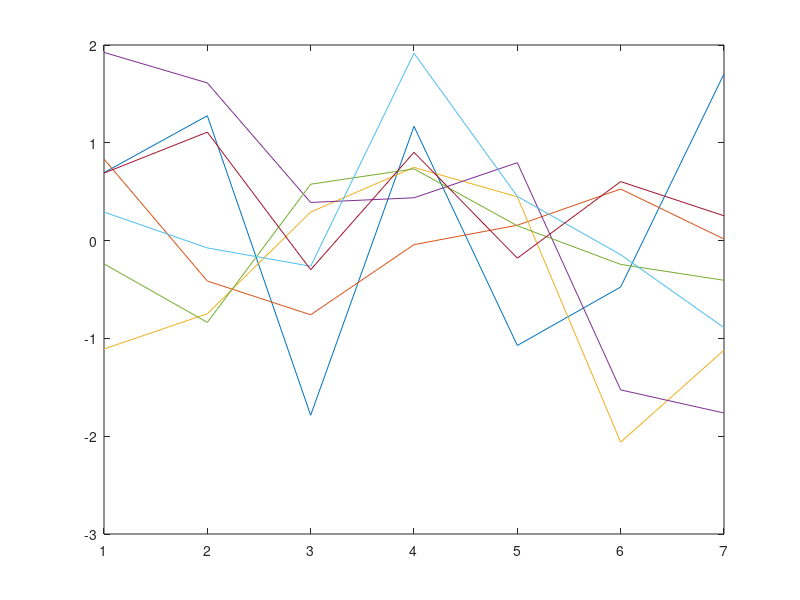

The MATLAB source for this figure: (Note: this script raises an error after producing the figure.)
clear all; close all; clc
iFig = 0;

% grab some plotting colors
h = plot(randn(7));
for i = 1:7; colors(i,:) = h(i).Color; end
close all;

%% *** Experiment Setup ***************************************************

% site names
sites = [{'Amplero'},{'Blodgett'},{'Bugac'   },{'ElSaler2'},{'ElSaler' },...
    {'Espirra'},{'FortPeck'},{'Harvard' },{'Hesse'   },{'Howlandm'},...
    {'Howard' },{'Hyytiala'},{'Kruger'  },{'Loobos'  },{'Merbleue'},...
    {'Mopane' },{'Palang'  },{'Sylvania'},{'Tumba'   },{'UniMich' }];
Nsites = length(sites);

% Models
modelNames = [ ...
    {'CABLE 2.0'}
    {'CABLE 2.0 SLI'}
    {'CHTESSEL'}
    {'COLASSiB 2.0'}
    {'ISBA SURFEX 7.3 3l'}
    {'ISBA SURFEX 7.3 dif'}
    {'JULES 3.1'}
    {'JULES 3.1 (altP)'}
    {'Manabe Bucket'}
    {'Mosaic'}
    {'Noah 2.7.1'}
    {'Noah 3.2'}
    {'Noah 3.3'}
    %          {'ORCHIDEE.trunk_r1401'}
    %          {'SUMMA.1.0.exp.01.000'}
    %          {'SUMMA.1.0.exp.01.001'}
    %          {'SUMMA.1.0.exp.01.002'}
    %          {'SUMMA.1.0.exp.01.003'}
    %          {'SUMMA.1.0.exp.01.004'}
    %          {'SUMMA.1.0.exp.01.005'}
    %          {'SUMMA.1.0.exp.01.006'}
    %          {'SUMMA.1.0.exp.01.007'}
    %          {'SUMMA.1.0.exp.01.008'}
    %          {'SUMMA.1.0.exp.01.009'}
    {'Penman Monteith'}];
Nmodels = length(modelNames);

%% *** Load Data **********************************************************

% screen report
fprintf('Loading Data ... \n'); tic;
fprintf(repmat('.',[1,Nsites]));
fprintf('\n');

% loop sites
for s = 1:Nsites
    fprintf('.');
    
    % load pals data
    fname = strcat('../data/pals_data/extracted/',sites{s},'.txt');
    pals(:,:,s) = load(fname);
    
    % load  data
    fname = strcat('../data/model_data/extracted/',sites{s},'.mat');
    data = load(fname);
    model(:,:,:,s) = data.model;
    
end % sites

% screen report
fprintf(' finished; time = %f \n',toc);

% all_data.pals = pals;
% all_data.model = model;
% save('all_data.mat','all_data','-v7.3');
% 
% load('all_data.mat');
% pals = all_data.pals;
% model = all_data.model;

%% *** Calculate Indices **************************************************

% screen report
fprintf('Calculating Indices ... \n'); tic;
fprintf(repmat('.',[1,Nsites]));
fprintf('\n');

% init storage
PE  = zeros(1,Nsites)./0;
PP  = zeros(1,Nsites)./0;
DI  = zeros(1,Nsites)./0;
TP  = zeros(1,Nsites)./0;
EE  = zeros(1,Nsites)./0;
EF  = zeros(1,Nsites)./0;
EEm = zeros(Nsites,Nmodels)./0;
EFm = zeros(Nsites,Nmodels)./0;

% aggregate to annual means
for s = 1:Nsites
    fprintf('.');
    
    % find missing values in PALS data
    Iy = find(all(~isnan(squeeze(pals(:,:,s))')))';
    if isempty(Iy); continue; end
    
    % find missing vales in model
    Im1 = find(all(~isnan(squeeze(model(Iy     ,9,:,s))')));
    Im2 = find(all(~isnan(squeeze(model(Iy(Im1),10,:,s))')));
    Iy = Iy(Im1(Im2));
    if length(Iy) < 2e4; continue; end
    
    % dryness index
    PE(s) = mean(model(Iy,10,end,s))/2454000 * 60*30 *length(Iy);
    PP(s) = sum(pals(Iy,9,s));% * 60*30;% *length(Iy);
    DI(s) = PE(s)/PP(s);
    
    % evaporative fraction
    for m = 1:Nmodels
        EEm(s,m) = nanmean(model(Iy,10,m,s))/2454000 * 60*30 *length(Iy);
        EFm(s,m) = EEm(s,m) / PP(s);
    end % models
    EE(s) = mean(pals(Iy,10,s))/2454000 * 60*30 *length(Iy);
    EF(s) = EE(s)/PP(s);
    
    % Turc-Pike
    v = 2;
    TP(s) = (1+DI(s)^-v)^(-1/v);% * PP(y,s);
    
    % regression inputs
    Ta(s) = mean(pals(Iy,5,s));
    Rn(s) = mean(pals(Iy,6,s));
        
end % sites

% screen report
fprintf(' finished; time = %f \n',toc);

%% *** Perform Regression *************************************************

% screen report
fprintf('Training Regressions ... \n'); tic;
fprintf(repmat('.',[1,Nsites]));
fprintf('\n');

clear reg LR
for s = 1:Nsites
    fprintf('.');
    
    % grab loo training/testing data
    S = 1:Nsites; S(S == s) = [];
    di = DI(S); pp = PP(S); pe = PE(S); ta = Ta(S); rn = Rn(S); ef = EF(S); tp = TP(S);
    Xtrain = [tp(:),ta(:),pp(:),rn(:),ones(size(di(:)))];
    Ytrain = ef(:);% - tp(:);
    Xtest = [TP(s),Ta(s),PP(s),Rn(s),1];
    Ytest = EF(s);% - TP(s);
    
    % remove missing values
    Ix = find(any(isnan(Xtrain)));
    Xtrain(Ix,:) = [];
    Ytrain(Ix) = [];
    Iy = find(isnan(Ytrain));
    Xtrain(Iy,:) = [];
    Ytrain(Iy) = [];
    
    % train model
    reg(:,s) = Xtrain\Ytrain;
    
    % predict with trained model
    Ix = find(all(~isnan(Xtest)));
    LR(s) = Xtest * reg(:,s);% + TP(s);
    
end

% screen report
fprintf(' finished; time = %f \n',toc);

%% *** Calculate Bootstrap Significance ***********************************

% total number of data
assert(all(~isnan(DI)));

% number of bootstrap samples
Nboot = 1e4;

% storage
bu = zeros(Nboot,Nmodels)/0;

% loop through models
for m = 1:Nmodels
    
    % true mean
    mu(m) = abs(mean(LR) - mean(EFm(:,m)));
    
    % total data vector
    comb = cat(1,LR',EFm(:,m));
    
    % bootstrap means
    for b = 1:Nboot
        
        % sample with replacement
        S = datasample(1:length(comb),length(comb));
        S1 = comb(S(1:length(comb)/2));
        S2 = comb(S(length(comb)/2+1:end));
        
        % bootstrap mean
        bu(b,m) = abs(mean(S1) - mean(S2));
        
    end % bootstrap
    
    % calculate significance
    pValue(2+m) = length(find(bu(:,m)>mu(m)))/Nboot;
    
end % models

%% *** Calculate RMSEs ****************************************************

% total number of data
I = find(~isnan(DI));
Ni = length(I);

% bootstrap samples
Nboot = 1000;
for b = 1:Nboot
    
    % sample with replcement
    S = datasample(1:Ni,Ni);
    
    % calculte RMSEs
    RMSE.TP(b) = rmse(TP(I(S))',EF(I(S))');
    RMSE.LR(b) = rmse(LR(I(S))',EF(I(S))');
    for m = 1:Nmodels
        efm = squeeze(EFm(:,m));
        RMSE.model(m,b) = rmse(efm(I(S)),EF(I(S))');
    end
    
    % calculte MAEs
    MAE.TP(b) = mae(TP(I(S))',EF(I(S))');
    MAE.LR(b) = mae(LR(I(S))',EF(I(S))');
    for m = 1:Nmodels
        efm = squeeze(EFm(:,m));
        MAE.model(m,b) = mae(efm(I(S)),EF(I(S))');
    end
    
end % Nboot

RMSEs = cat(1,[RMSE.TP;RMSE.LR],RMSE.model(1:end,:));
[~,rank] = sort(mean(RMSEs'));
RMSEs = RMSEs(rank,:);

MAEs = cat(1,[MAE.TP;MAE.LR],MAE.model(1:end,:));
[~,rank] = sort(mean(MAEs'));
MAEs = MAEs(rank,:);

%% *** Plot Budyko Curve **************************************************

% Turc-Pike curve
Xtp = 0:0.1:10.5;
Ytp = (1+Xtp.^-v).^(-1/v);

% initialize figure
iFig = iFig+1; figure(iFig); close(iFig); figure(iFig);
set(gcf,'color','w','position',[1000,894,1050,425]);

% plot turc-pike curve
h1 = plot(Xtp,Ytp,'-k','linewidth',0.5); hold on;
h2 = plot(DI,EF,'s','color',colors(1,:),'markersize',8,'markerfacecolor',colors(1,:));
clear h

% plot model data
for s = 1:Nsites
    h(s,:) = plot(DI(s),squeeze(EFm(s,1:end-1)),'.','color',colors(2,:));
end

% plot regression data
h3 = plot(DI,LR,'o','color',colors(4,:),'markersize',8,'markerfacecolor',colors(4,:));

% plot budyko curve
h0 = plot([0,1],[0,1],'k--');
plot([1,10.5],[1,1],'k--');

% labels
xlabel('Dryness Index','fontsize',16);
ylabel('Evaporative Fraction','fontsize',16);
legend([h1,h2(1),h(1,1),h3(1)],'Turc-Pike','PALS Data','Land Models',...
    'Linear Regression','location','nw');%modelNames(1:end-1)');

% aesthetics
set(gca,'ylim',[0,1.5]);
set(gca,'xlim',[0,10.5]);

% save Budybo Curve figure
figure(1);
set(gcf,'PaperPositionMode','auto')
saveas(gcf,'figures/BudykoCurve.png');

%% *** Plot RMSE Statistics ***********************************************

xnames = [{'Turc-Pike'};{'Benchmark Reg.'};modelNames(1:end)];

iFig = iFig+1; figure(iFig); close(iFig); figure(iFig);
set(gcf,'color','w','position',[440   324   624   474])

% boxplot(RMSEs');
boxplot(MAEs');
set(gca,'xticklabel',xnames(rank));
h = gca;
h.XTickLabelRotation = 60;
grid on;
% ylabel('RMSE of Evap. Frac.','fontsize',20);
ylabel('MAE of Evap. Frac.','fontsize',20);
set(gca,'ylim',[0,0.5]);
set(gca,'fontsize',16)

% save MAE figure
figure(iFig);
set(gcf,'PaperPositionMode','auto')
saveas(gcf,'figures/Figure 3 - BudykoMAE.png');

%% *** End Program ********************************************************



